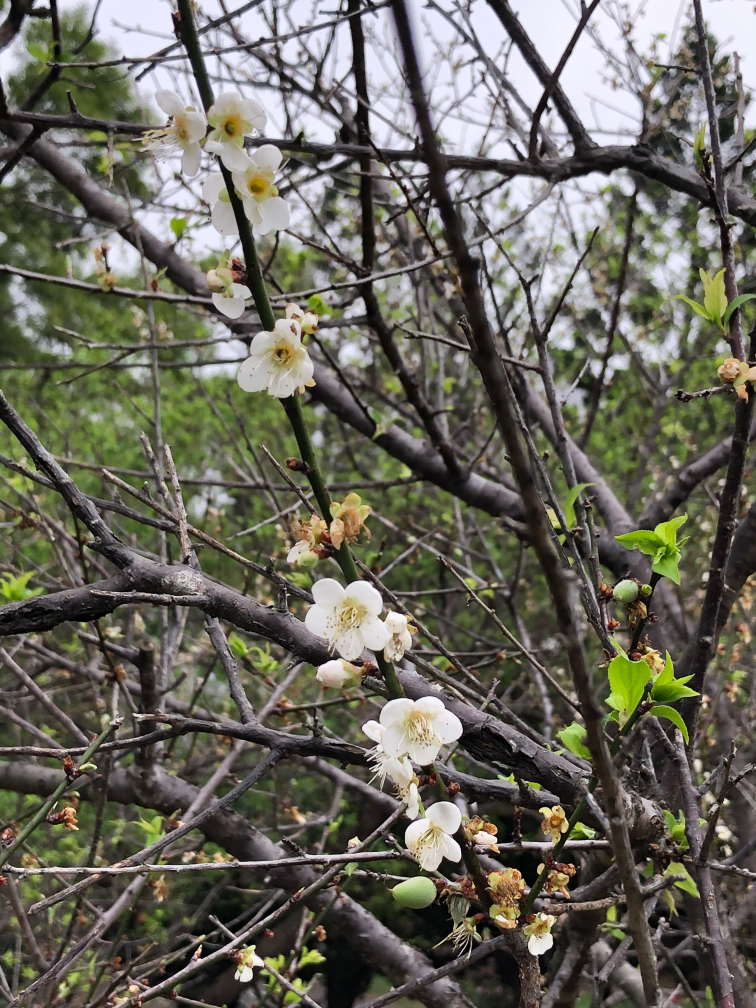
#> input picture HW/hw1/IMG_0600.jpg, 3024 x 4032 px (shown at 1/4 size)
$ python enhance.py
#> lines starting #> are read from the running program, lines starting #| are printed output that depends on the picture
from PIL import Image, ImageDraw, ImageFilter, ImageEnhance
import math
import sys

def main():
    try:
        image=Image.open("IMG_0600.jpg")
#> image is the input picture: PIL image 3024x4032 RGB; mean R, G, B 104.8, 103, 91.7
    except:
        print("Error in opening image file.")
        sys.exit()
    cropbox=(800, 1100, 1500, 1800)    # selected area
    xsize, ysize = image.size
#> xsize = 3024; ysize = 4032
    if (cropbox[0]>xsize or cropbox[2]>xsize):  # left & right border
        print("Error: box outside x range")
        sys.exit()
    if (cropbox[1]>ysize or cropbox[3]>ysize):  # upper & bottom
        print("Error: box outside y range")
        sys.exit()
    part=image.crop(cropbox)
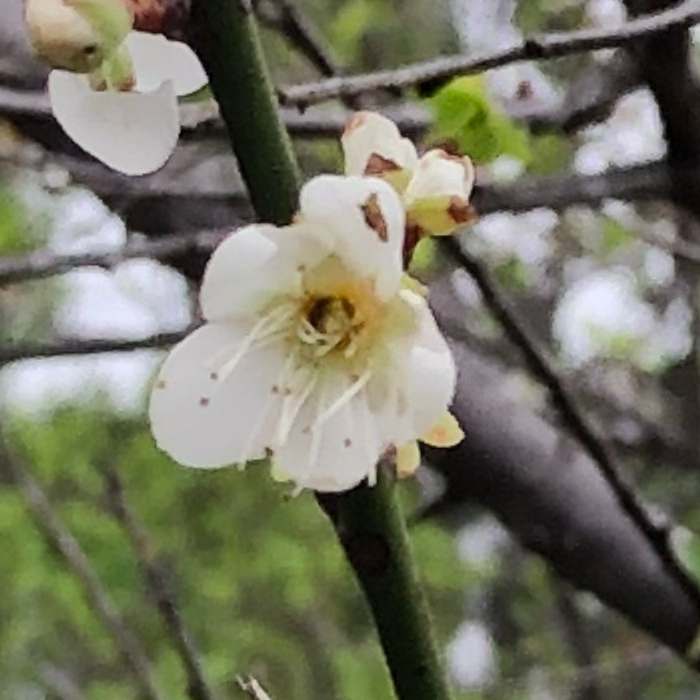
#> part: PIL image 700x700 RGB; mean R, G, B 115.8, 116.1, 98.3
    image=ImageEnhance.Color(image).enhance(0.0)
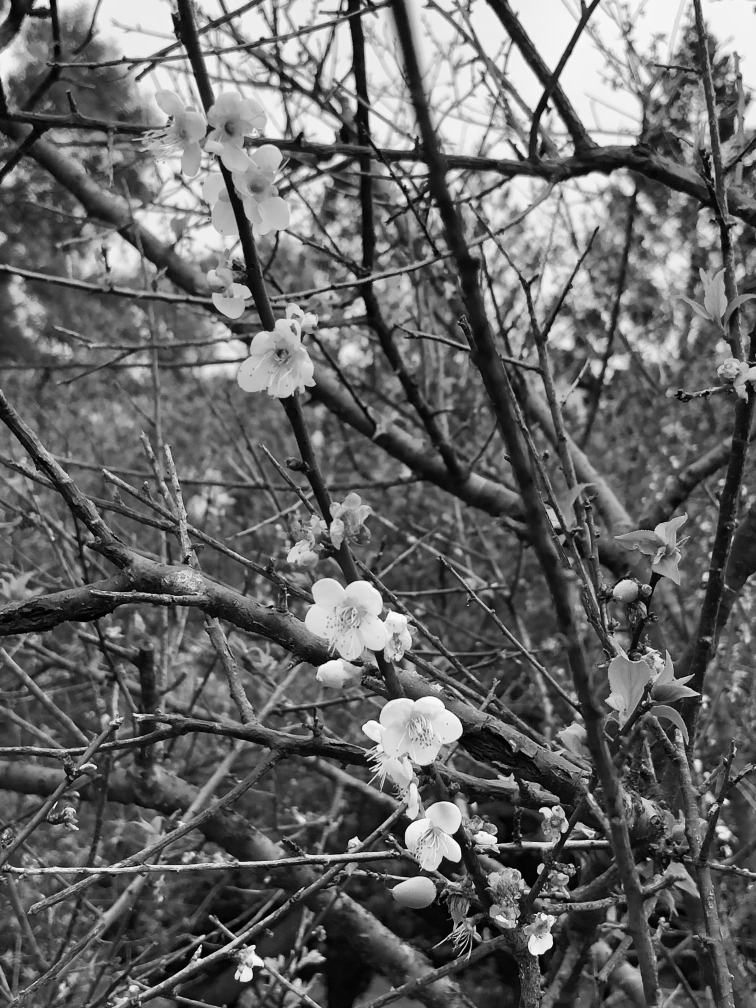
#> image: PIL image 3024x4032 RGB (shown at 1/4 size); min 0, max 255, mean 102.2
    part=ImageEnhance.Sharpness(part).enhance(10.0)
    part=part.filter(ImageFilter.EDGE_ENHANCE)
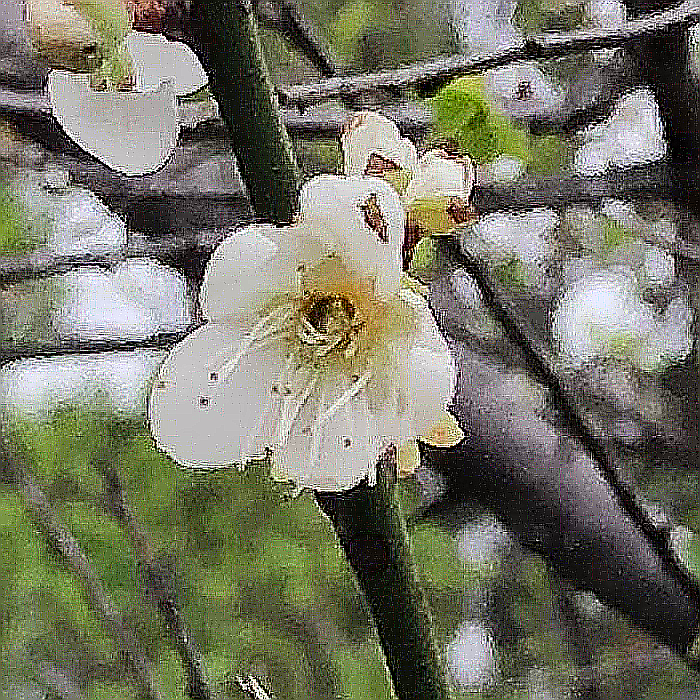
#> part: PIL image 700x700 RGB; mean R, G, B 116.9, 117.4, 100.5
    image.paste(part, cropbox)
    draw=ImageDraw.Draw(image)
    for l in range (780, 800):
        for up in range (1080, 1100):
            draw.arc((l, up, 1500, 1800), 0, -90, fill='red')
            draw.arc((l, up, 1500, 1800), -90, 0, fill='red')
    for r in range (1480, 1500):
        for low in range (1780, 1800):
            draw.arc((800, 1100, r, low), 0, -90, fill='red')
            draw.arc((800, 1100, r, low), -90, 0, fill='red')
    draw.line([(1400, 1200), (1700, 900)], fill='red', width=30)
    draw.polygon([(1400, 1200), (1400, 1050), (1550, 1200)],fill='red')
    image.show()
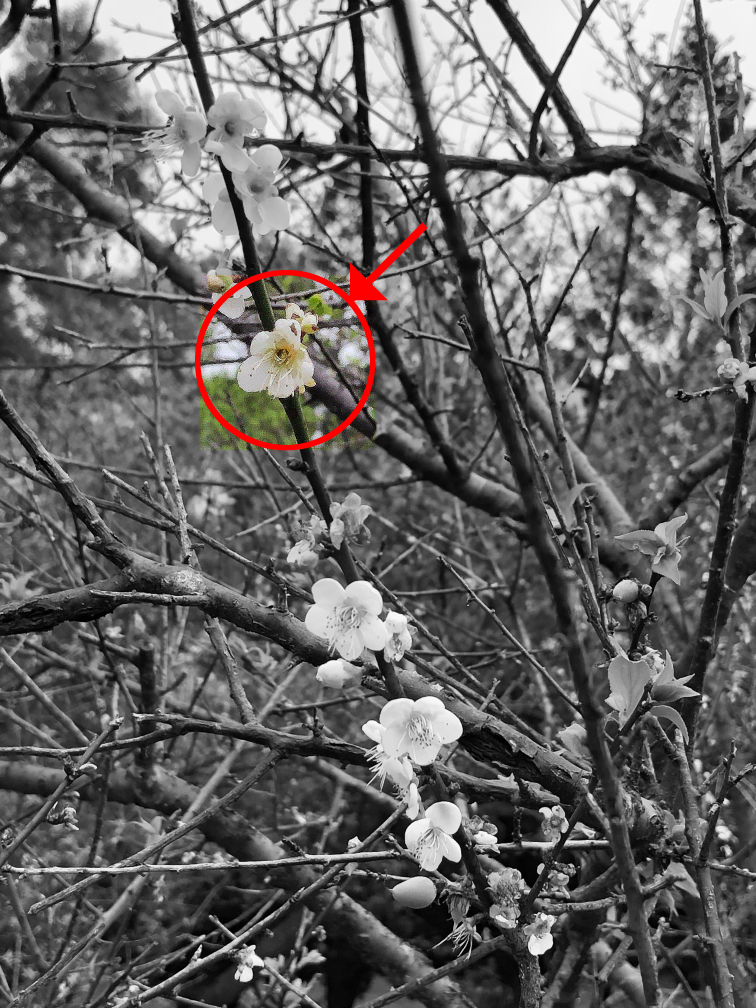
#> shown: PIL image 3024x4032 RGB (shown at 1/4 size); mean R, G, B 103.3, 101.8, 101.2
    image.save("IMG_0600_edge.jpg")

main()
